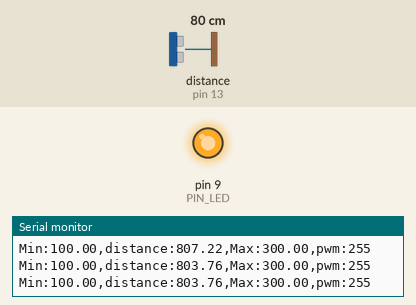
This sketch was run on a simulated Arduino Uno, built with avr-gcc and run on an emulated ATmega328P. Parts: output pins drawn as LEDs (lit = HIGH), the last lines printed to the serial monitor. Wiring (inferred from the names in the program): ultrasonic range finder: trigger pin 12; echo pin 13. The inputs (shaded band) are chosen by the test bench; at power-on: distance to the obstacle (sensor on pin 13) 80 cm. The echo pulse lasts 58.3 µs per cm; pins used as bus, display or sensor lines are not drawn.

Above: at 1.2 s.
1.3 s: distance to the obstacle (sensor on pin 13) set to 18 cm
At 1.68 s:
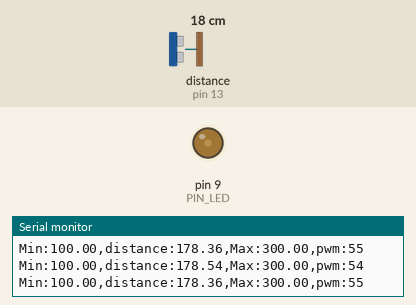
4.3 s: distance to the obstacle (sensor on pin 13) set to 2 cm
Timing chart, 0 to 7.3 s (numbered marks = the images above; inputs shaded):
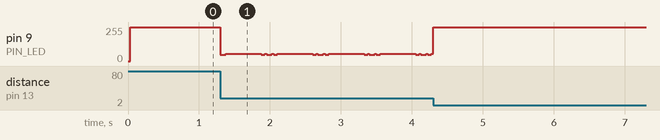

Measured:
- after the input at 1.3 s, pin 9 (PIN_LED): 255/255 → 46/255 at once, then moves between 46/255 and 55/255, repeating every 0.72 s

The sketch:

08_example_2.ino
```cpp
#define PIN_LED  9
#define PIN_TRIG 12
#define PIN_ECHO 13

#define SND_VEL 346.0
#define INTERVAL 25
#define PULSE_DURATION 10
#define _DIST_MIN 100.0
#define _DIST_MAX 300.0

#define TIMEOUT ((INTERVAL / 2) * 1000.0)
#define SCALE (0.001 * 0.5 * SND_VEL)

unsigned long last_sampling_time;

void setup() {
  pinMode(PIN_LED, OUTPUT);
  pinMode(PIN_TRIG, OUTPUT);
  pinMode(PIN_ECHO, INPUT);
  digitalWrite(PIN_TRIG, LOW);
  Serial.begin(57600);
  last_sampling_time = millis();
}

void loop() {
  if (millis() - last_sampling_time < INTERVAL)
    return;

  float distance = USS_measure(PIN_TRIG, PIN_ECHO);

  int pwm;
  if (distance == 0.0 || distance <= _DIST_MIN || distance >= _DIST_MAX) {
    pwm = 255;
  } else if (distance <= 200.0) {
    pwm = (int)(255.0 - (distance - 100.0) * (255.0 / 100.0));
  } else {
    pwm = (int)((distance - 200.0) * (255.0 / 100.0));
  }
  if (pwm < 0) pwm = 0;
  if (pwm > 255) pwm = 255;
  analogWrite(PIN_LED, pwm);

  Serial.print("Min:");        Serial.print(_DIST_MIN);
  Serial.print(",distance:");  Serial.print(distance);
  Serial.print(",Max:");       Serial.print(_DIST_MAX);
  Serial.print(",pwm:");       Serial.println(pwm);

  last_sampling_time += INTERVAL;
}

float USS_measure(int TRIG, int ECHO)
{
  digitalWrite(TRIG, HIGH);
  delayMicroseconds(PULSE_DURATION);
  digitalWrite(TRIG, LOW);
  return pulseIn(ECHO, HIGH, TIMEOUT) * SCALE;
}
```
